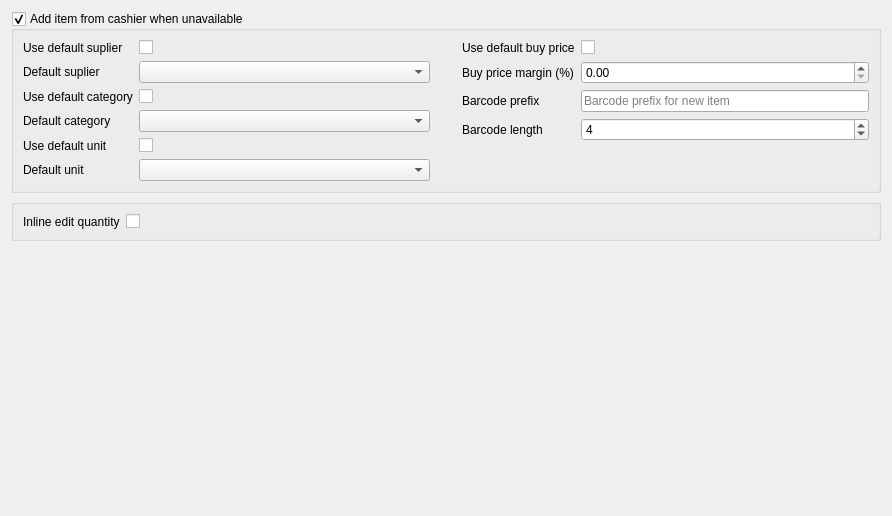
         <widget class="QWidget" name="scrollAreaWidgetContents_4">
          <property name="geometry">
           <rect>
            <x>0</x>
            <y>0</y>
            <width>892</width>
            <height>516</height>
           </rect>
          </property>
          <layout class="QVBoxLayout" name="verticalLayout_15">
           <item>
            <widget class="QGroupBox" name="groupCAI">
             <property name="title">
              <string>Add item from cashier when unavailable</string>
             </property>
             <property name="checkable">
              <bool>true</bool>
             </property>
             <layout class="QVBoxLayout" name="verticalLayout_20">
              <item>
               <layout class="QHBoxLayout" name="horizontalLayout_6" stretch="1,0,1">
                <property name="rightMargin">
                 <number>0</number>
                </property>
                <property name="bottomMargin">
                 <number>0</number>
                </property>
                <item>
                 <layout class="QFormLayout" name="formLayout_7">
                  <property name="rightMargin">
                   <number>0</number>
                  </property>
                  <property name="bottomMargin">
                   <number>0</number>
                  </property>
                  <item row="0" column="0">
                   <widget class="QLabel" name="label_32">
                    <property name="text">
                     <string>Use default suplier</string>
                    </property>
                   </widget>
                  </item>
                  <item row="0" column="1">
                   <widget class="QCheckBox" name="checkCAISuplier">
                    <property name="text">
                     <string/>
                    </property>
                   </widget>
                  </item>
                  <item row="1" column="0">
                   <widget class="QLabel" name="label_11">
                    <property name="text">
                     <string>Default suplier</string>
                    </property>
                   </widget>
                  </item>
                  <item row="1" column="1">
                   <widget class="QComboBox" name="comboCAISuplier"/>
                  </item>
                  <item row="2" column="0">
                   <widget class="QLabel" name="label_33">
                    <property name="text">
                     <string>Use default category</string>
                    </property>
                   </widget>
                  </item>
                  <item row="2" column="1">
                   <widget class="QCheckBox" name="checkCAICategory">
                    <property name="text">
                     <string/>
                    </property>
                   </widget>
                  </item>
                  <item row="3" column="0">
                   <widget class="QLabel" name="label_30">
                    <property name="text">
                     <string>Default category</string>
                    </property>
                   </widget>
                  </item>
                  <item row="3" column="1">
                   <widget class="QComboBox" name="comboCAICategory"/>
                  </item>
                  <item row="4" column="0">
                   <widget class="QLabel" name="label_34">
                    <property name="text">
                     <string>Use default unit</string>
                    </property>
                   </widget>
                  </item>
                  <item row="4" column="1">
                   <widget class="QCheckBox" name="checkCAIUnit">
                    <property name="text">
                     <string/>
                    </property>
                   </widget>
                  </item>
                  <item row="5" column="0">
                   <widget class="QLabel" name="label_31">
                    <property name="text">
                     <string>Default unit</string>
                    </property>
                   </widget>
                  </item>
                  <item row="5" column="1">
                   <widget class="QComboBox" name="comboCAIUnit"/>
                  </item>
                 </layout>
                </item>
                <item>
                 <widget class="QWidget" name="widget_4" native="true">
                  <property name="minimumSize">
                   <size>
                    <width>20</width>
                    <height>0</height>
                   </size>
                  </property>
                 </widget>
                </item>
                <item>
                 <layout class="QFormLayout" name="formLayout_10">
                  <item row="1" column="0">
                   <widget class="QLabel" name="label_35">
                    <property name="text">
                     <string>Use default buy price</string>
                    </property>
                   </widget>
                  </item>
                  <item row="1" column="1">
                   <widget class="QCheckBox" name="checkCAIBuyPrice">
                    <property name="text">
                     <string/>
                    </property>
                   </widget>
                  </item>
                  <item row="2" column="0">
                   <widget class="QLabel" name="label_36">
                    <property name="text">
                     <string>Buy price margin (%)</string>
                    </property>
                   </widget>
                  </item>
                  <item row="2" column="1">
                   <widget class="QDoubleSpinBox" name="doubleCAIBuyPrice">
                    <property name="maximum">
                     <double>100.000000000000000</double>
                    </property>
                   </widget>
                  </item>
                  <item row="3" column="0">
                   <widget class="QLabel" name="label_12">
                    <property name="text">
                     <string>Barcode prefix</string>
                    </property>
                   </widget>
                  </item>
                  <item row="3" column="1">
                   <widget class="QLineEdit" name="lineCABarcodePrefix">
                    <property name="placeholderText">
                     <string>Barcode prefix for new item</string>
                    </property>
                   </widget>
                  </item>
                  <item row="4" column="0">
                   <widget class="QLabel" name="label_37">
                    <property name="text">
                     <string>Barcode length</string>
                    </property>
                   </widget>
                  </item>
                  <item row="4" column="1">
                   <widget class="QSpinBox" name="spinCABarcodeLength">
                    <property name="minimum">
                     <number>3</number>
                    </property>
                    <property name="maximum">
                     <number>10</number>
                    </property>
                    <property name="value">
                     <number>4</number>
                    </property>
                   </widget>
                  </item>
                 </layout>
                </item>
               </layout>
              </item>
             </layout>
            </widget>
           </item>
           <item>
            <widget class="QGroupBox" name="groupBox_6">
             <property name="title">
              <string/>
             </property>
             <layout class="QVBoxLayout" name="verticalLayout_21">
              <item>
               <layout class="QFormLayout" name="formLayout_11">
                <property name="bottomMargin">
                 <number>0</number>
                </property>
                <item row="0" column="0">
                 <widget class="QLabel" name="label_39">
                  <property name="text">
                   <string>Inline edit quantity</string>
                  </property>
                 </widget>
                </item>
                <item row="0" column="1">
                 <widget class="QCheckBox" name="checkInlineEdit">
                  <property name="text">
                   <string/>
                  </property>
                 </widget>
                </item>
               </layout>
              </item>
             </layout>
            </widget>
           </item>
           <item>
            <spacer name="verticalSpacer_4">
             <property name="orientation">
              <enum>Qt::Vertical</enum>
             </property>
             <property name="sizeHint" stdset="0">
              <size>
               <width>20</width>
               <height>40</height>
              </size>
             </property>
            </spacer>
           </item>
          </layout>
         </widget>
